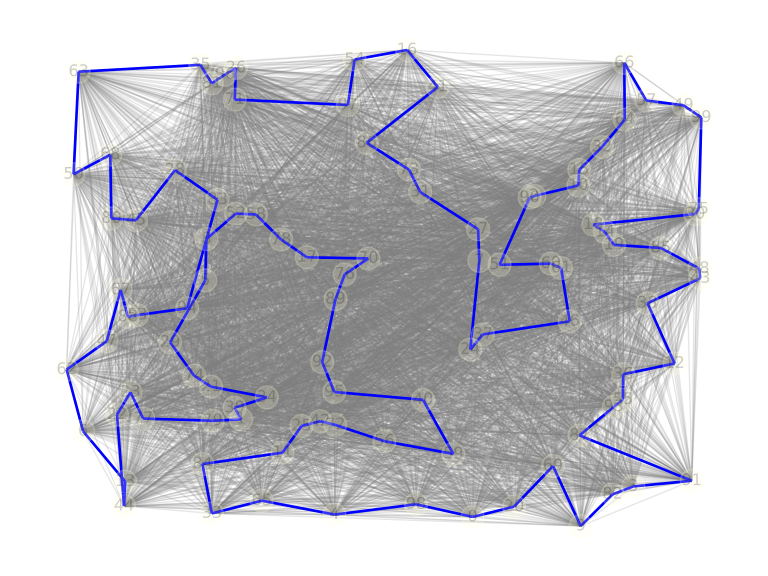

Here is the Python script that generated this plot:
"""
TSP L1 Demo — 2-Opt refinement on a larger Manhattan (L1) metric instance.

Shows the Christofides + 2-Opt combination scaling to 100 cities with
Manhattan distance.
"""

import os

import matplotlib

try:
    import tkinter  # noqa: F401
except ImportError:
    matplotlib.use("Agg")
import matplotlib.pyplot as plt
import networkx as nx

from netlistx.tsp import (
    calculate_total_distance,
    christofides_tsp,
    make_l1_graph,
    solve_christofides_2opt_tsp,
)

SCRIPT_DIR = os.path.dirname(os.path.abspath(__file__))

# Create a complete graph with L1 (Manhattan) metric
num_nodes = 100
G, pos = make_l1_graph(num_nodes, seed=42)

# Run Christofides alone
initial_path = christofides_tsp(G)
initial_dist = calculate_total_distance(initial_path, G)

# Run combined solver (Christofides + 2-Opt)
combined_path = solve_christofides_2opt_tsp(G)
combined_dist = calculate_total_distance(combined_path, G)

print(f"L1 Initial Distance (Christofides):        {initial_dist:.2f}")
print(f"L1 Refined Distance (Christofides + 2-Opt): {combined_dist:.2f}")
print(f"Improvement:                               {initial_dist - combined_dist:.2f}")

# Visualization of refined path
plt.figure(figsize=(8, 6))
nx.draw(
    G, pos, with_labels=True, node_color="lightyellow", edge_color="gray", alpha=0.2
)
edgelist = [
    (combined_path[i], combined_path[i + 1]) for i in range(len(combined_path) - 1)
]
nx.draw_networkx_edges(G, pos, edgelist=edgelist, edge_color="blue", width=2)
plt.title(
    f"L1 Manhattan (n=100): Christofides + 2-Opt, "
    f"Improvement: {initial_dist - combined_dist:.2f}"
)
plt.tight_layout()
plt.savefig(os.path.join(SCRIPT_DIR, "tsp_l1_n100_demo.svg"), format="svg")
plt.show()
